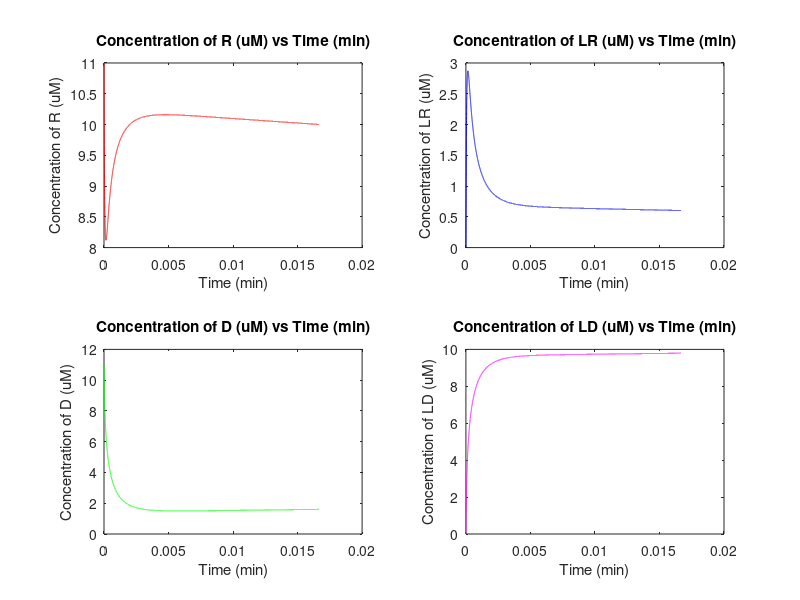

The MATLAB source for this figure:
% The objective of this program is to analyze the receptor ligand kinetics of the
% ?2?4 nicotinic acetylcholine receptor
% This program will approximate a series of differential equations using
% Euler's method

function hw2a

clear all;
close all;


initialTime = 0; %minutes
finalTime = 1/60; % minutes
h=0.000001; %Integration step size % minutes
t=[initialTime:h:finalTime]; %time vector
n=length(t);

% Initial Concentrations
initialL = 11; % micromoles
initialR = 11; % micromoles
initialD = 11; % micromoles
initialLR = 0; % micromoles
initialLD = 0; % micromoles

% Values of Rate constants
% k1 = 600; %uM^-1min^-1
% k2 = 6000; % min^-1
% k3 = 28.8; % min^-1
% k4 = 0.288; % min^-1
% k5 = 600; %uM^-1min^-1
% k6 = 60; % min^-1
% k7 = 0.8; %uM^-1min^-1
% k8 = 0.8; %uM^-1min^-1

% Commented out here because they arent used until the next function

% Storing Initial Conditions
x(1,:)=[initialL initialR initialD initialLR initialLD]; %Initial conditions stored in first row of x

%Propagation loop for Euler's method. Solution stored in subsequent rows
for i=1:n-1
    x(i+1,:)=x(i,:)+h*SPde(x(i,:),t(i))';
end

%Plotting
subplot(2,2,1)
plot(t,x(:,2),'r-')
xlabel('Time (min)')
ylabel('Concentration of R (uM)')
title('Concentration of R (uM) vs Time (min)')
subplot(2,2,2)
plot(t,x(:,4), 'b-')
xlabel('Time (min)')
ylabel('Concentration of LR (uM)')
title('Concentration of LR (uM) vs Time (min)')
subplot(2,2,3)
plot(t,x(:,3),'g-')
xlabel('Time (min)')
ylabel('Concentration of D (uM)')
title('Concentration of D (uM) vs Time (min)')
subplot(2, 2, 4)
plot(t,x(:,5), 'm-')
xlabel('Time (min)')
ylabel('Concentration of LD (uM)')
title('Concentration of LD (uM) vs Time (min)')

return

% SPde function:
function dxdt= SPde(x,t)

% Values of Rate constants
k1 = 600; %uM^-1min^-1
k2 = 6000; % min^-1
k3 = 28.8; % min^-1
k4 = 0.288; % min^-1
k5 = 600; %uM^-1min^-1
k6 = 60; % min^-1
k7 = 0.8; %uM^-1min^-1
k8 = 0.8; %uM^-1min^-1

dxdt=[-k1*x(1)*x(2)+k2*x(4)-k5*x(1)*x(3)+k6*x(5);
      -k1*x(1)*x(2)+k2*x(4)-k7*x(1)*x(2)+k8*x(1)*x(3);
      -k5*x(1)*x(3)+k6*x(5)+k7*x(1)*x(2)-k8*x(1)*x(3);
       k1*x(1)*x(2)-k2*x(4)-k3*x(4)+k4*x(5);
       k3*x(4)-k4*x(5)+k5*x(1)*x(3)-k6*x(5)];
return